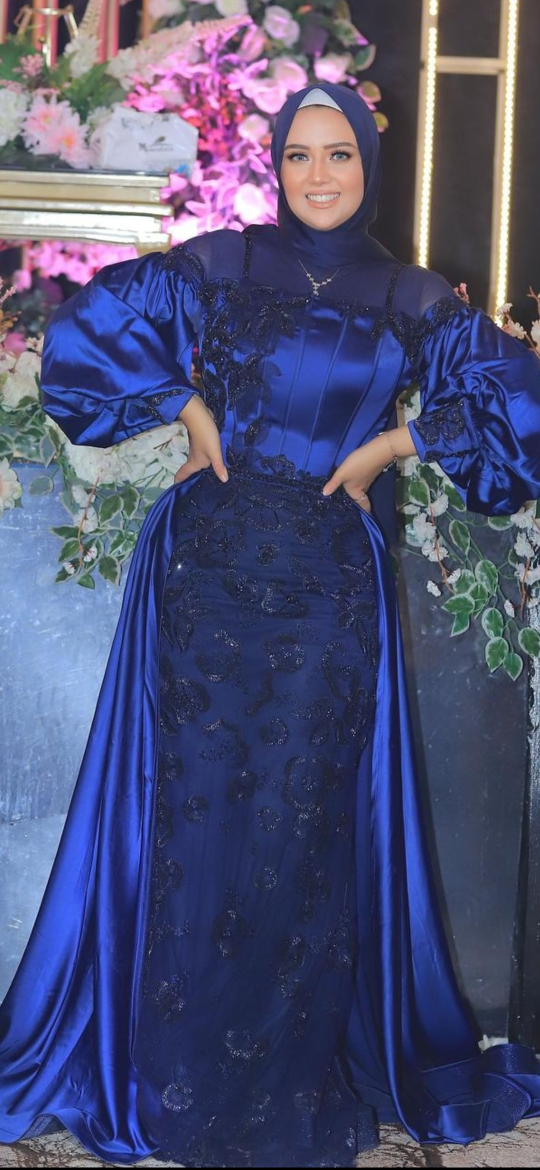
#> input picture image 1.jpg, 1080 x 2340 px, given in place of video.mp4, which was not available (shown at 1/2 size)
$ python video.py
#> lines starting #> are read from the running program, lines starting #| are printed output that depends on the picture; after the words box and inside, x2 and y2 are one past the last pixel; in counts of white or black regions, pixels touching at a corner belong together; pictures that were not available may be replaced by others from this repository, and a replacement may not be noted
import cv2

face_cascade = cv2.CascadeClassifier('FaceDetectionTraining.xml')

# Open the video capture
video_capture = cv2.VideoCapture('video.mp4')

while True:

    ret, frame = video_capture.read()
#> frame is the input picture: shape (2340, 1080, 3); mean B, G, R 117.1, 80.5, 77.7

    desired_width = 640
    desired_height = 680

    # Resize the frame
    resized_frame = cv2.resize(frame, (desired_width, desired_height))
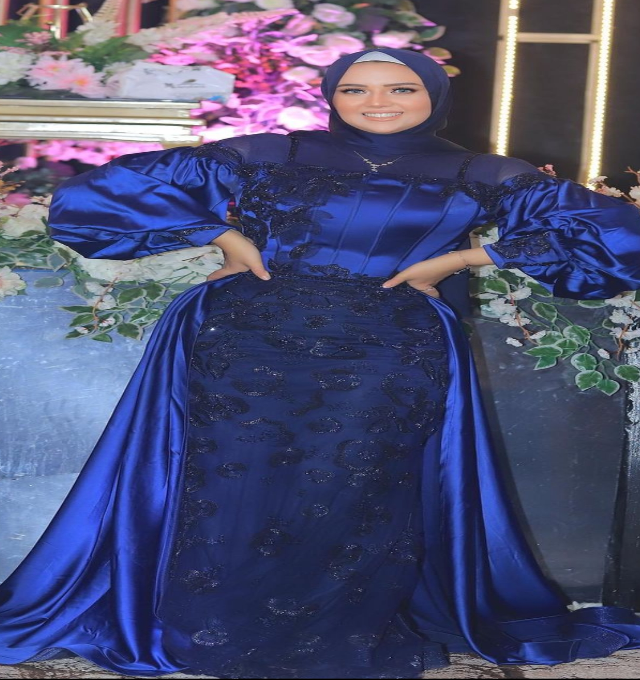
#> resized_frame: shape (680, 640, 3); mean B, G, R 117, 80.5, 77.6

    # Convert the frame to grayscale
    gray = cv2.cvtColor(resized_frame, cv2.COLOR_BGR2GRAY)
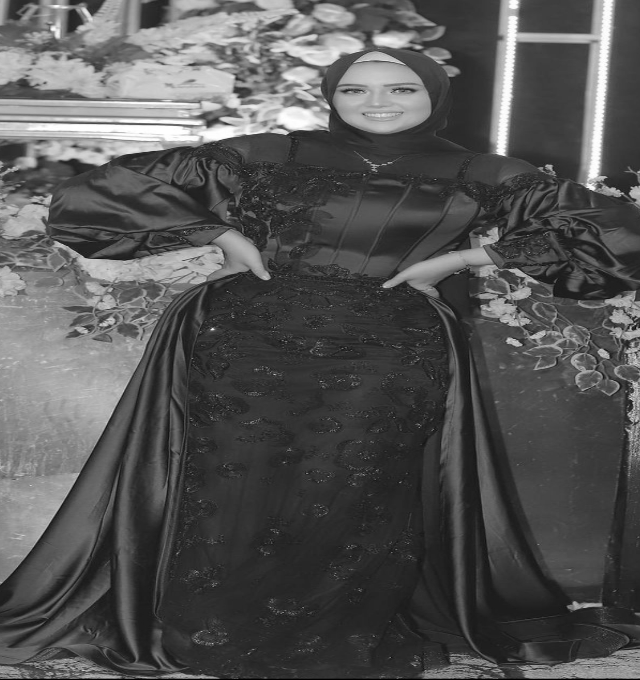
#> gray: shape (680, 640); min 0, max 255, mean 83.8

    # Perform face detection
    faces = face_cascade.detectMultiScale(gray, scaleFactor=1.1, minNeighbors=5, minSize=(30, 30))
#> faces = [[330, 64, 66, 66]]

    if len(faces) > 0:
        # Faces found
        for (x, y, w, h) in faces:
            # Draw rectangles around the detected faces
            cv2.rectangle(resized_frame, (x, y), (x+w, y+h), (0, 255, 0), 2)

            # Write "Human Face" below the border
            cv2.putText(resized_frame, "Human Face", (x, y+h+20), cv2.FONT_HERSHEY_SIMPLEX, 0.5, (0, 255, 0), 1)
#> this loop made 1 pass
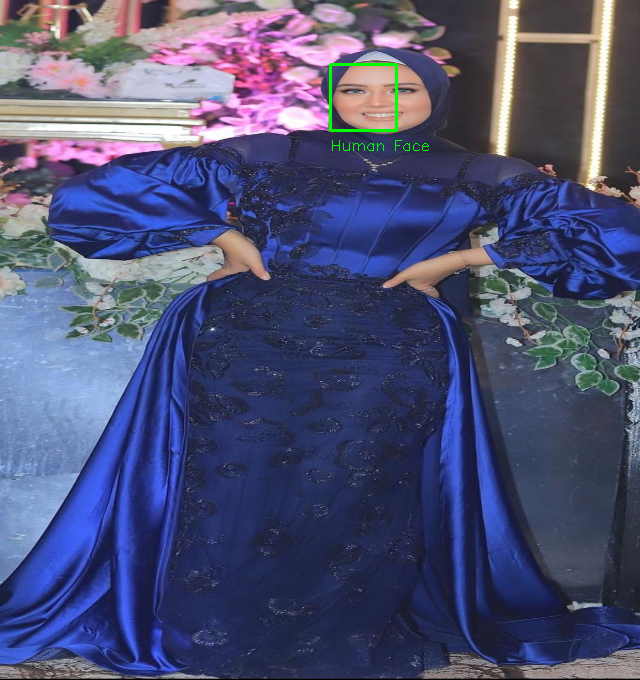
#> resized_frame: shape (680, 640, 3); 0.23% of pixels changed, all inside (x1, y1, x2, y2) = (329, 63, 429, 151)

   # Display the frame with detected faces
    cv2.imshow('Face Recognition', resized_frame)

    if cv2.waitKey(1) & 0xFF == ord('q'):
#> (key q is pressed here)
        break

# Release the video capture and close the window
video_capture.release()
cv2.destroyAllWindows()

$ run again, on image 2.jpg
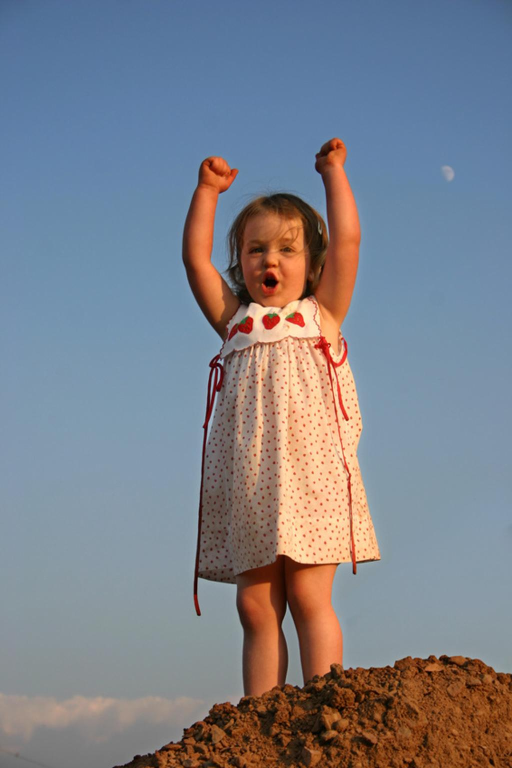
#> input picture image 2.jpg, 1024 x 1536 px, given in place of video.mp4, which was not available (shown at 1/2 size)
#> frame is the input picture: shape (1536, 1024, 3); mean B, G, R 138.9, 129.2, 125.2
#> `resized_frame = cv2.resize(frame, (desired_width, desired_height))`:
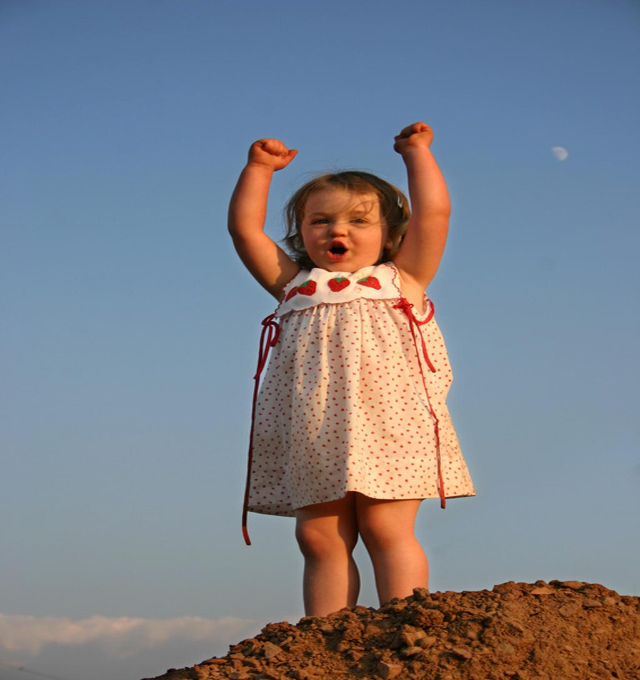
#> resized_frame: shape (680, 640, 3); mean B, G, R 138.9, 129.2, 125.2
#> `gray = cv2.cvtColor(resized_frame, cv2.COLOR_BGR2GRAY)`:
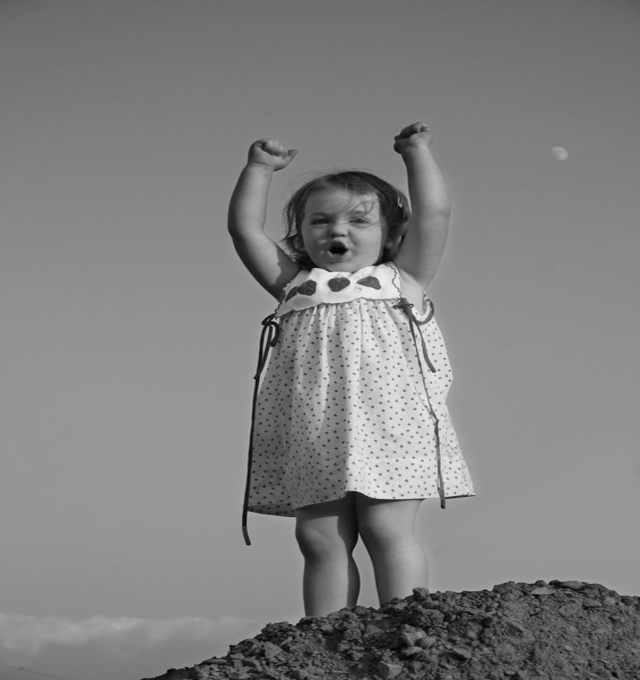
#> gray: shape (680, 640); min 3, max 239, mean 129.1
#> faces = ()

$ run again, on image 3.jpg
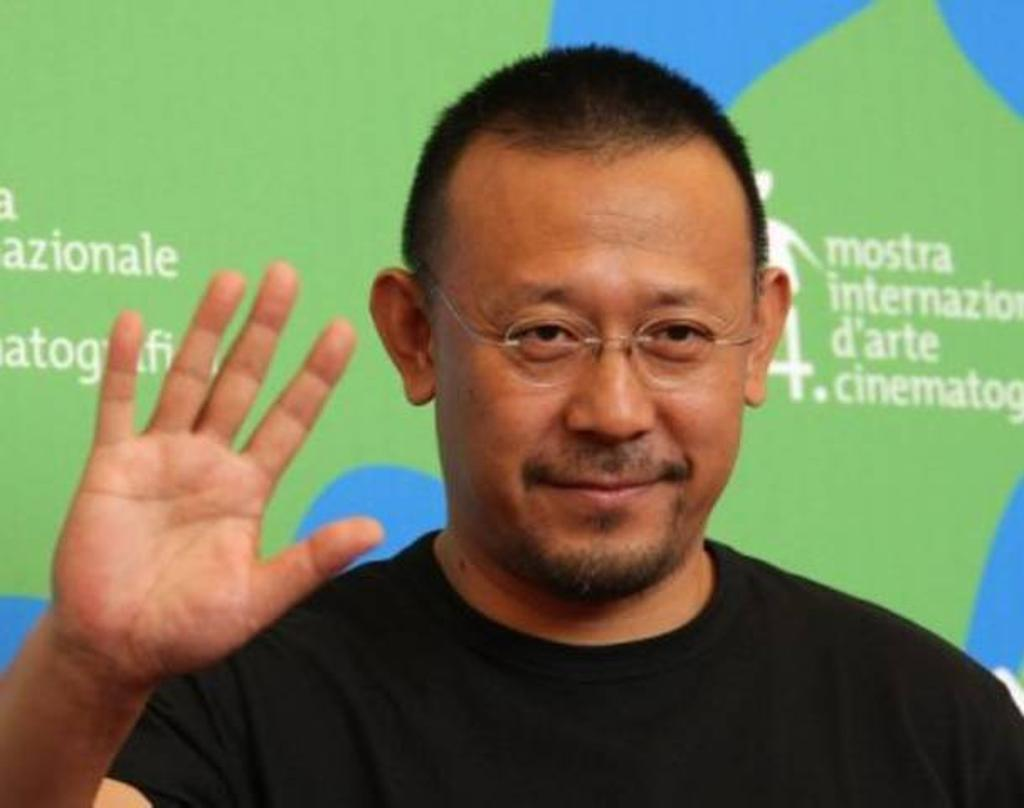
#> input picture image 3.jpg, 1024 x 808 px, given in place of video.mp4, which was not available
#> frame is the input picture: shape (808, 1024, 3); mean B, G, R 87.4, 125.1, 116.5
#> `resized_frame = cv2.resize(frame, (desired_width, desired_height))`:
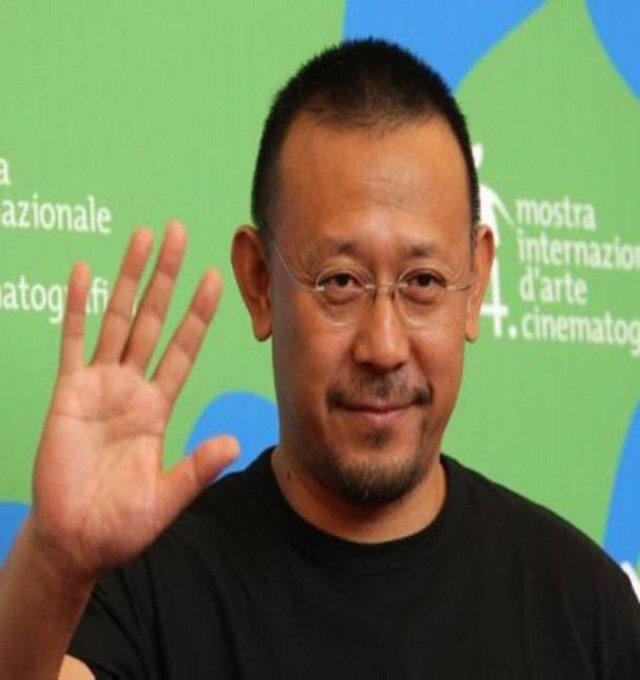
#> resized_frame: shape (680, 640, 3); mean B, G, R 87.4, 125, 116.4
#> `gray = cv2.cvtColor(resized_frame, cv2.COLOR_BGR2GRAY)`:
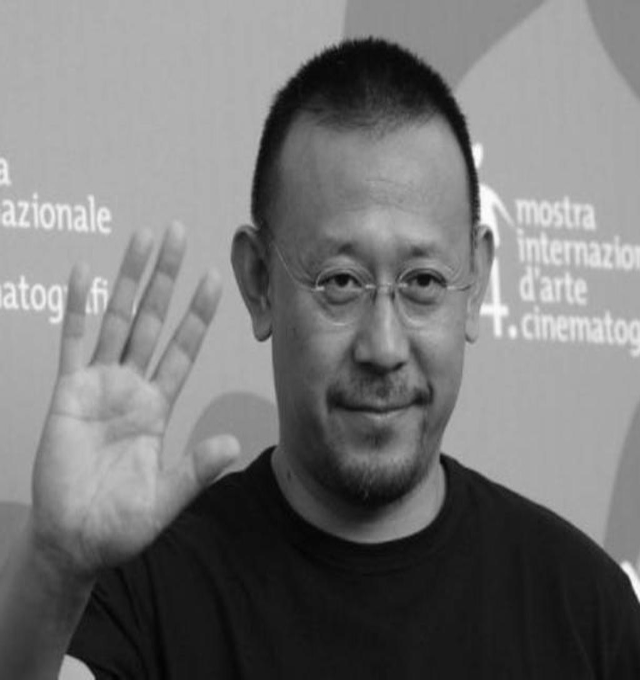
#> gray: shape (680, 640); min 1, max 254, mean 118.2
#> faces = ()
